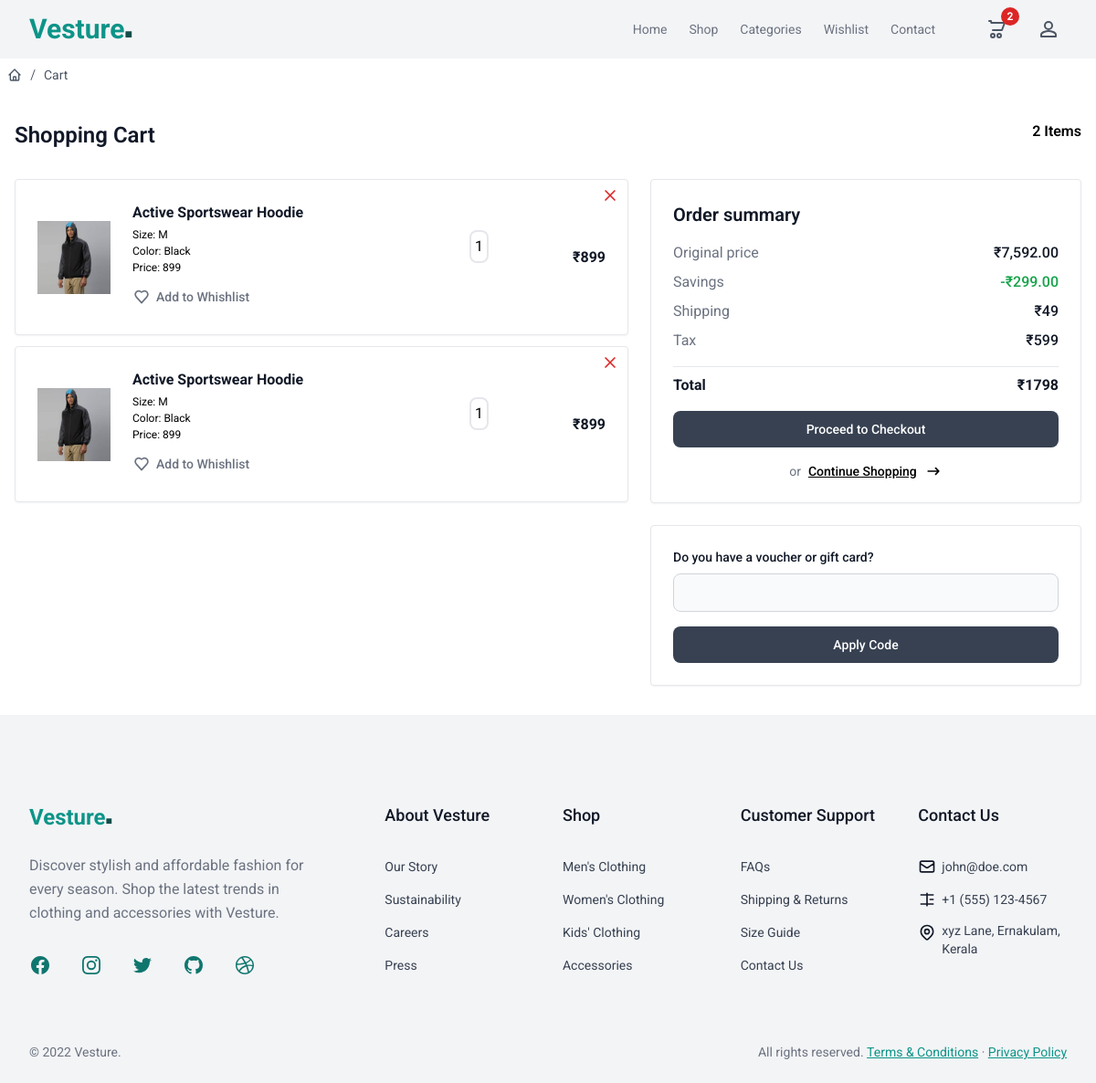
/cart/summary/ (signed in), run on an earlier commit of the app's database.
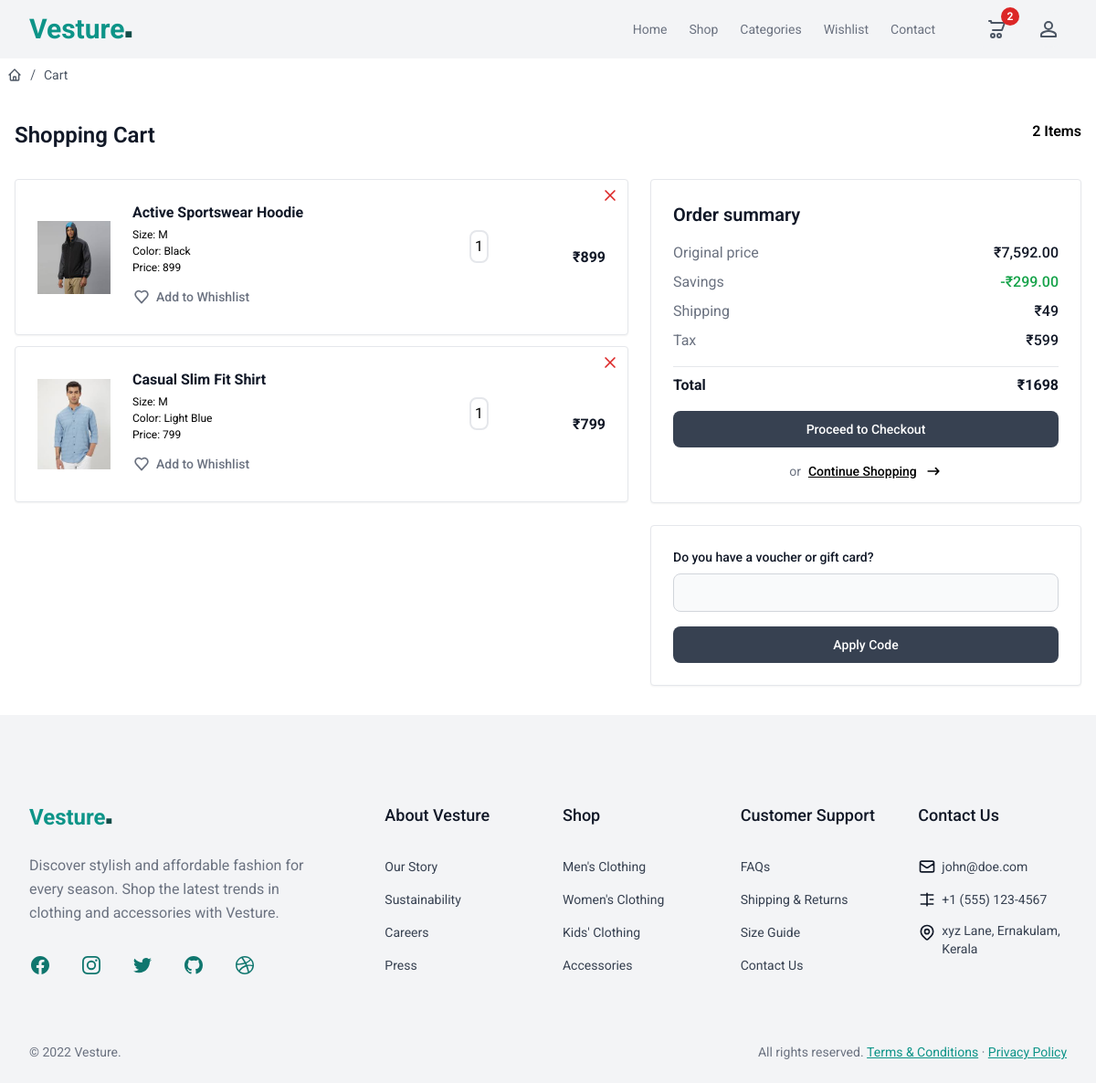
And on a later commit of the database.
### store/models.py (models this page shows, shortened)
class BaseModel(models.Model):
    created_date=models.DateTimeField(auto_now_add=True)
    updated_date=models.DateTimeField(auto_now=True)
    is_active=models.BooleanField(default=True)

class BasketItem(BaseModel):
    product_object=models.ForeignKey(Product, on_delete=models.CASCADE)
    quantity=models.PositiveIntegerField(default=1)
    size_object=models.ForeignKey(Size, on_delete=models.CASCADE)
    is_order_placed=models.BooleanField(default=False)
    basket_object=models.ForeignKey(Basket, on_delete=models.CASCADE, related_name="cart_item")
    @property
    def item_total(self):
        return self.product_object.price * self.quantity

class Product(BaseModel):
    title=models.CharField(max_length=200)
    description=models.TextField()
    price=models.PositiveIntegerField()
    picture=models.ImageField(upload_to="product_images", null=True, blank=True)
    brand_object=models.ForeignKey(Brand, on_delete=models.CASCADE)
    category_object=models.ForeignKey(Category, on_delete=models.CASCADE)
    size_objects=models.ManyToManyField(Size)
    tag_objects=models.ManyToManyField(Tag)
    color=models.CharField(max_length=200)

class Size(BaseModel):
    name=models.CharField(max_length=200)
    def __str__(self):
        return self.name

### store/views.py (the view)
# urls.py: path('cart/summary/', views.CartSummaryView.as_view(), name='cart-summary'),
class CartSummaryView(View):
    template_name = 'cart_summary.html'
    def get(self, request, *args, **kwargs):
        qs = BasketItem.objects.filter(basket_object=request.user.cart, is_order_placed=False)
        basket_total = sum([bi.item_total for bi in qs])
        total_items = qs.count()
        context = {
            'basket_items':qs,
            'basket_total':basket_total,
            'total_items':total_items
        }
        return render(request, self.template_name, context)

### store/context_processors.py (called while the page is built)
def cart_count_context(request):
    count = 0
    if request.user.is_authenticated:
        count = request.user.cart.cart_item.filter(is_order_placed=False).count()
    return {'item_count': count}

### store/templates/cart_summary.html (shortened to what the changed rows need)
{% extends 'base.html' %}
{% block main %}
{% if basket_items %}
<div class="p-2">
  <nav aria-label="Breadcrumb">
      <ol class="flex items-center gap-1 text-sm text-gray-600">
        <li>
          <a href="{% url 'product-list' %}" class="block transition hover:text-gray-700">
          </a>
        </li>
        <li class="rtl:rotate-180">
          <svg
            xmlns="http://www.w3.org/2000/svg"
            fill="none"
            viewBox="0 0 24 24"
            stroke-width="1.5"
            stroke="currentColor"
            class="size-4"
          >
            <path stroke-linecap="round" stroke-linejoin="round" d="m9 20.247 6-16.5" />
          </svg>
        </li>
        <li>
          <a href="#" class="block transition hover:text-gray-700"> Cart </a>
        </li>
      </ol>
  </nav>
</div>
<section class="bg-white py-8 antialiased light:bg-gray-900">
  <div class="mx-auto max-w-screen-xl px-4 2xl:px-0">
    <div class="flex justify-between">
      <h2 class="text-xl font-semibold text-gray-900 light:text-white sm:text-2xl">Shopping Cart</h2>
      <h1 class="font-semibold">{{total_items}} Items</h1>
    </div>
    <div class="mt-6 sm:mt-8 md:gap-6 lg:flex lg:items-start xl:gap-8">
      <div class="mx-auto w-full flex-none lg:max-w-2xl xl:max-w-4xl">
      {% for bi in basket_items %}
        <div class="space-y-6 mb-3 relative">
          <div class= "border border-gray-200 rounded bg-white p-4 shadow-sm light:border-gray-700 light:bg-gray-800 md:p-6">
            <div class="space-y-4 md:flex md:items-center md:justify-between md:gap-6 md:space-y-0">
              <span href="" class="shrink-0 md:order-1">
                {% if bi.product_object.picture %}
                <img class="h-25 w-20 light:hidden" src="{{bi.product_object.picture.url}}" alt="product image" />
                {% else %}
                <img class="h-20 w-20 light:hidden" src="{{bi.product_object.picture.url}}" alt="product image" />
                <img class="hidden h-20 w-20 light:block" src="{{bi.product_object.picture.url}}" alt="product image" />
                {% endif %}
              </span>
              <div class="flex items-center justify-between md:order-3 md:justify-end">
                <div class="mb-6 border border-2 rounded-lg p-1">
                  {{bi.quantity}}
                </div>
                <div class="text-end md:order-4 md:w-32">
                  <p class="text-base font-bold text-gray-900 light:text-white">₹{{bi.item_total}}</p>
                </div>
              </div>
              <div class="w-full min-w-0 flex-1 space-y-4 md:order-2 md:max-w-md">
                <a href="{% url 'product-detail' bi.product_object.id %}" class="text-base font-bold text-gray-900 hover:none light:text-white">{{bi.product_object.title}}</a>
                <p class="text-xs leading-3 text-grey-600" style="margin: 6px 0;">Size: {{bi.size_object}}</p>
                <p class="text-xs leading-3 text-grey-600" style="margin: 6px 0;">Color: {{bi.product_object.color}}</p>
                <p class="text-xs leading-3 text-grey-600" style="margin: 6px 0;">Price: {{bi.product_object.price}}</p>
                <div class="flex items-center gap-4">
                  <a href="">
                    <button type="button" class="inline-flex items-center text-sm font-medium text-gray-500 hover:text-gray-900 hover:underline light:text-gray-400 light:hover:text-white">
                      <svg class="me-1.5 h-5 w-5" aria-hidden="true" xmlns="http://www.w3.org/2000/svg" width="24" height="24" fill="none" viewBox="0 0 24 24">
                        <path stroke="currentColor" stroke-linecap="round" stroke-linejoin="round" stroke-width="2" d="M12.01 6.001C6.5 1 1 8 5.782 13.001L12.011 20l6.23-7C23 8 17.5 1 12.01 6.002Z" />
                      </svg>
                      Add to Whishlist
                    </button>
                  </a>
                </div>
              </div>
              <a href="{% url 'cart-item-delete' bi.id %}" class="absolute top-0 end-0 py-2 px-1">
                <button type="button" class="inline-flex items-center text-sm font-medium text-red-600 hover:underline light:text-red-500">
                  <svg class="me-1.5 h-5 w-5" aria-hidden="true" xmlns="http://www.w3.org/2000/svg" width="24" height="24" fill="none" viewBox="0 0 24 24">
                    <path stroke="currentColor" stroke-linecap="round" stroke-linejoin="round" stroke-width="2" d="M6 18 17.94 6M18 18 6.06 6" />
                  </svg>
                </button>
              </a>
            </div>
          </div>
        </div>
        {% endfor %}
      </div>
      <div class="mx-auto mt-6 max-w-4xl flex-1 space-y-6 lg:mt-0 lg:w-full">
        <div class="space-y-4 rounded border border-gray-200 bg-white p-4 shadow-sm light:border-gray-700 light:bg-gray-800 sm:p-6">
          <p class="text-xl font-semibold text-gray-900 light:text-white">Order summary</p>
          <div class="space-y-4">
            <div class="space-y-2">
              <dl class="flex items-center justify-between gap-4">
                <dt class="text-base font-normal text-gray-500 light:text-gray-400">Original price</dt>
                <dd class="text-base font-medium text-gray-900 light:text-white">₹7,592.00</dd>
              </dl>
              <dl class="flex items-center justify-between gap-4">
                <dt class="text-base font-normal text-gray-500 light:text-gray-400">Savings</dt>
                <dd class="text-base font-medium text-green-600">-₹299.00</dd>
              </dl>
              <dl class="flex items-center justify-between gap-4">
                <dt class="text-base font-normal text-gray-500 light:text-gray-400">Shipping</dt>
                <dd class="text-base font-medium text-gray-900 light:text-white">₹49</dd>
              </dl>
              <dl class="flex items-center justify-between gap-4">
                <dt class="text-base font-normal text-gray-500 light:text-gray-400">Tax</dt>
                <dd class="text-base font-medium text-gray-900 light:text-white">₹599</dd>
              </dl>
            </div>
            <dl class="flex items-center justify-between gap-4 border-t border-gray-200 pt-2 light:border-gray-700">
              <dt class="text-base font-bold text-gray-900 light:text-white">Total</dt>
              <dd class="text-base font-bold text-gray-900 light:text-white">₹{{basket_total}}</dd>
            </dl>
          </div>
          <a href="{% url 'place-order' %}" class="flex w-full items-center justify-center rounded-lg bg-gray-700 px-5 py-2.5 text-sm font-medium text-white hover:bg-gray-800 focus:outline-none focus:ring-4 focus:ring-gray-300 light:bg-gray-600 light:hover:bg-gray-700 light:focus:ring-gray-800">Proceed to Checkout</a>
          <div class="flex items-center justify-center gap-2">
            <span class="text-sm font-normal text-gray-500 light:text-gray-400"> or </span>
            <a href="#" title="" class="inline-flex items-center gap-2 text-sm font-medium text-primary-700 underline hover:no-underline light:text-primary-500">
              Continue Shopping
              <svg class="h-5 w-5" aria-hidden="true" xmlns="http://www.w3.org/2000/svg" fill="none" viewBox="0 0 24 24">
                <path stroke="currentColor" stroke-linecap="round" stroke-linejoin="round" stroke-width="2" d="M19 12H5m14 0-4 4m4-4-4-4" />
              </svg>
            </a>
          </div>
        </div>
        <div class="space-y-4 rounded border border-gray-200 bg-white p-4 shadow-sm light:border-gray-700 light:bg-gray-800 sm:p-6">
          <form class="space-y-4">
            <div>
              <label for="voucher" class="mb-2 block text-sm font-medium text-gray-900 light:text-white"> Do you have a voucher or gift card? </label>
              <input type="text" id="voucher" class="block w-full border rounded-lg border-gray-300 bg-gray-50 p-2.5 text-sm text-gray-900 focus:border-primary-500 focus:ring-primary-500 light:border-gray-600 light:bg-gray-700 light:text-white light:placeholder:text-gray-400 light:focus:border-primary-500 light:focus:ring-primary-500" placeholder="" required />
            </div>
            <button type="submit" class="flex w-full items-center justify-center rounded-lg bg-gray-700 px-5 py-2.5 text-sm font-medium text-white hover:bg-gray-800 focus:outline-none focus:ring-4 focus:ring-gray-300 light:bg-gray-600 light:hover:bg-gray-700 light:focus:ring-gray-800">Apply Code</button>
          </form>
        </div>
      </div>
    </div>
  </div>
</section>
{% endif %}
{% endblock %}

What changed in the data, as far as the page shows it:
removed BasketItem: product_object.picture (picture), quantity "1", item_total "899", product_object "Active Sportswear Hoodie", size_object "M", product_object.color "Black", product_object.price "899"
added BasketItem: product_object.picture (picture), quantity "1", item_total "799", product_object "Casual Slim Fit Shirt", size_object "M", product_object.color "Light Blue", product_object.price "799"
Also different on the page:
{{ basket_total }}: "1798" → "1698"
